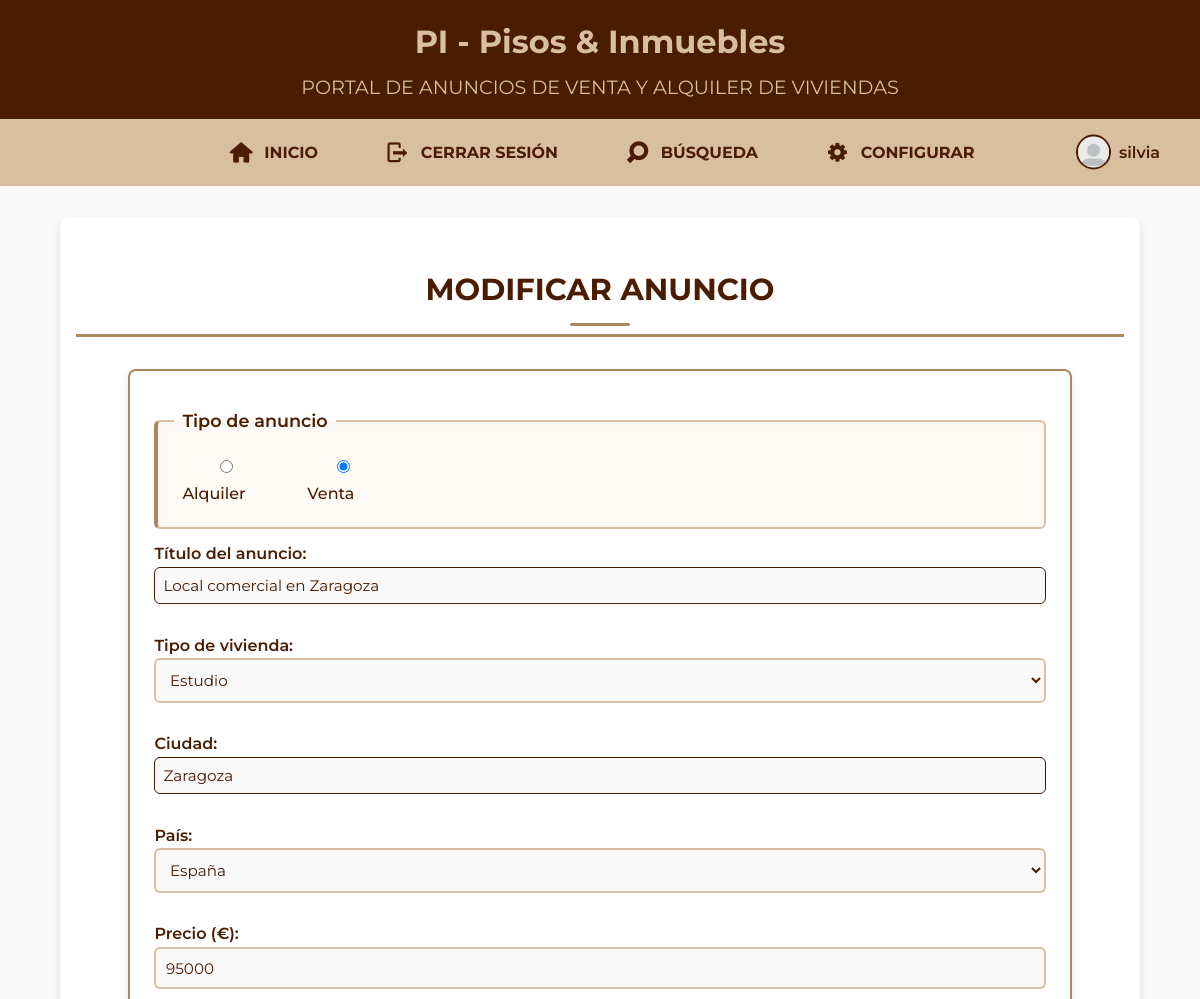
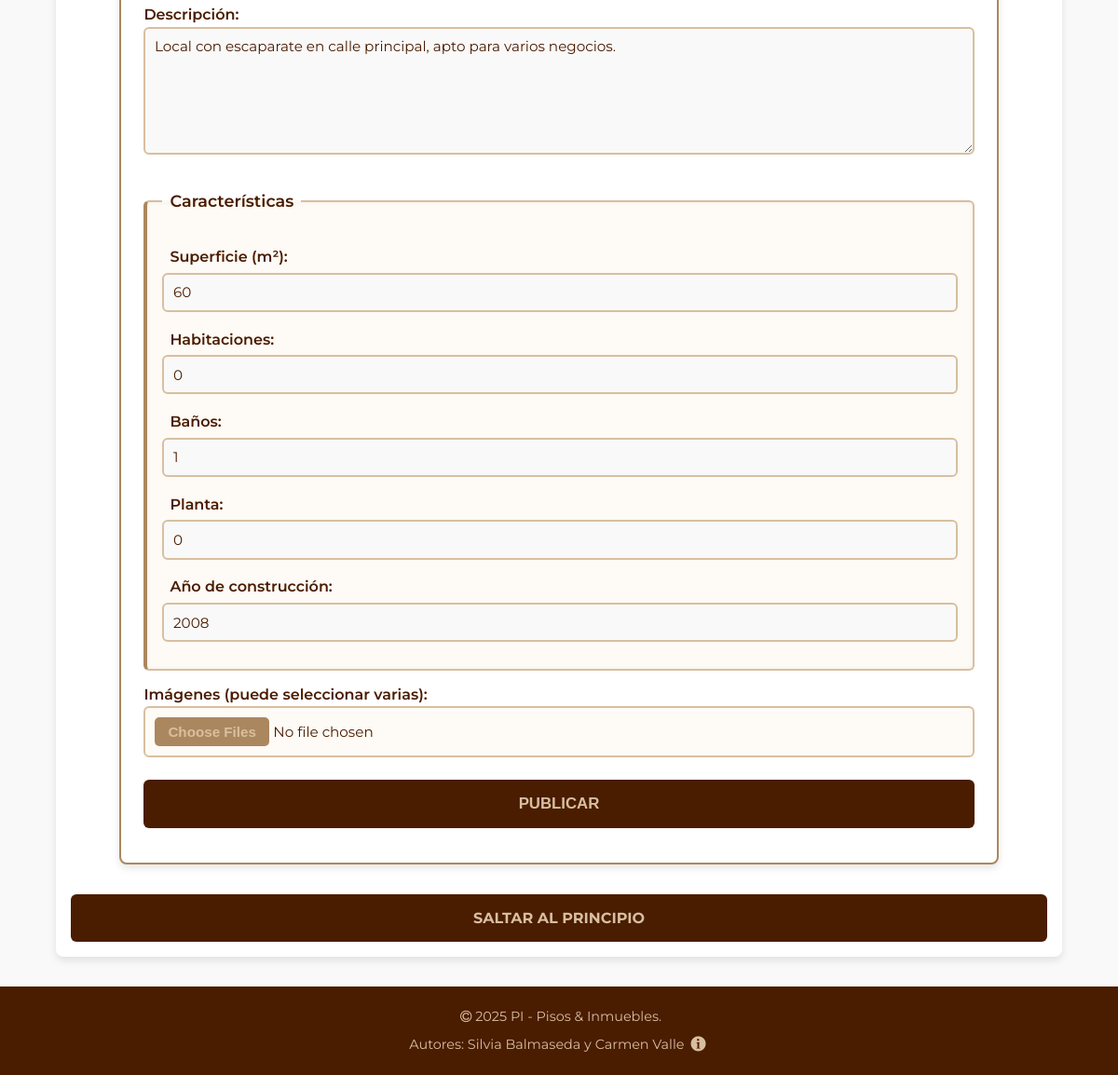
/anuncio/2006/modificar (signed in), run on the app's committed database (2 pictures, top to bottom).
### tables this page shows
CREATE TABLE `tiposanuncios` (
  `IdTAnuncio` smallint(6) NOT NULL,
  `NomTAnuncio` varchar(100) NOT NULL
);

CREATE TABLE `anuncios` (
  `IdAnuncio` int(11) NOT NULL,
  `TAnuncio` smallint(6) DEFAULT NULL,
  `TVivienda` smallint(6) DEFAULT NULL,
  `FPrincipal` varchar(200) DEFAULT NULL,
  `Alternativo` varchar(255) NOT NULL,
  `Titulo` varchar(255) DEFAULT NULL,
  `Precio` double(10,2) DEFAULT NULL,
  `Texto` text DEFAULT NULL,
  `Ciudad` varchar(100) DEFAULT NULL,
  `Pais` int(11) DEFAULT NULL,
  `Superficie` double(10,2) DEFAULT NULL,
  `NHabitaciones` int(11) DEFAULT NULL,
  `NBanyos` int(11) DEFAULT NULL,
  `Planta` int(11) DEFAULT NULL,
  `Anyo` int(11) DEFAULT NULL,
  `FRegistro` datetime DEFAULT NULL,
  `Usuario` int(11) DEFAULT NULL
);

### includes/anuncio_form.php (the view, shortened to what this page needs)
<?php
$tiposAnuncio = [];
$tiposV = [];
$paisesDb = [];
try {
    if (isset($conexion)) {
        $rs1 = $conexion->query('SELECT IdTAnuncio, NomTAnuncio FROM TiposAnuncios ORDER BY NomTAnuncio');
        $tiposAnuncio = $rs1->fetchAll(PDO::FETCH_ASSOC);
        $rs2 = $conexion->query('SELECT IdTVivienda, NomTVivienda FROM TiposViviendas ORDER BY NomTVivienda');
        $tiposV = $rs2->fetchAll(PDO::FETCH_ASSOC);
        $rs3 = $conexion->query('SELECT IdPaises AS IdPais, NomPais FROM Paises ORDER BY NomPais');
        $paisesDb = $rs3->fetchAll(PDO::FETCH_ASSOC);
    }
} catch (Exception $e) {
}
?>
<form id="formNuevoAnuncio" action="<?= htmlspecialchars($form_action, ENT_QUOTES, 'UTF-8') ?>" method="post" enctype="multipart/form-data" novalidate>
    <fieldset>
        <legend>Tipo de anuncio</legend>
        <?php foreach ($tiposAnuncio as $ta):
            $valor = $ta['IdTAnuncio'];
            $texto = htmlspecialchars($ta['NomTAnuncio']);
            $checked = (isset($valores['tipo_anuncio']) && $valores['tipo_anuncio'] == $valor) ? 'checked' : '';
        ?>
            <label><input type="radio" name="tipo_anuncio" value="<?= $valor ?>" <?= $checked ?>> <?= $texto ?></label>
        <?php endforeach; ?>
    </fieldset>
    <p>
        <label for="titulo">Título del anuncio:</label><br>
        <input type="text" id="titulo" name="titulo" required value="<?= htmlspecialchars($valores['titulo'] ?? '', ENT_QUOTES, 'UTF-8') ?>">
    </p>
    <p>
        <label for="vivienda">Tipo de vivienda:</label><br>
        <select id="vivienda" name="vivienda">
            <?php foreach ($tiposV as $t):
                $valor = $t['IdTVivienda'];
                $texto = htmlspecialchars($t['NomTVivienda']);
                $sel = (isset($valores['vivienda']) && $valores['vivienda'] == $valor) ? 'selected' : '';
            ?>
                <option value="<?= $valor ?>" <?= $sel ?>><?= $texto ?></option>
            <?php endforeach; ?>
        </select>
    </p>
    <p>
        <label for="ciudad">Ciudad:</label><br>
        <input type="text" id="ciudad" name="ciudad" value="<?= htmlspecialchars($valores['ciudad'] ?? '', ENT_QUOTES, 'UTF-8') ?>">
    </p>
    <p>
        <label for="pais">País:</label><br>
        <select id="pais" name="pais">
            <?php foreach ($paisesDb as $p):
                $valor = $p['IdPais'];
                $texto = htmlspecialchars($p['NomPais']);
                $sel = (isset($valores['pais']) && $valores['pais'] == $valor) ? 'selected' : '';
            ?>
                <option value="<?= $valor ?>" <?= $sel ?>><?= $texto ?></option>
            <?php endforeach; ?>
        </select>
    </p>
    <p>
        <label for="precio">Precio (€):</label><br>
        <input type="number" id="precio" name="precio" step="1000" min="0" value="<?= htmlspecialchars($valores['precio'] ?? '', ENT_QUOTES, 'UTF-8') ?>">
    </p>
    <p>
        <label for="descripcion">Descripción:</label><br>
        <textarea id="descripcion" name="descripcion" rows="6"><?= htmlspecialchars($valores['descripcion'] ?? '', ENT_QUOTES, 'UTF-8') ?></textarea>
    </p>
    <fieldset>
        <legend>Características</legend>
        <p>
            <label for="superficie">Superficie (m²):</label><br>
            <input type="number" id="superficie" name="superficie" min="0" value="<?= htmlspecialchars($valores['superficie'] ?? '', ENT_QUOTES, 'UTF-8') ?>">
        </p>
        <p>
            <label for="habitaciones">Habitaciones:</label><br>
            <input type="number" id="habitaciones" name="habitaciones" min="0" value="<?= htmlspecialchars($valores['habitaciones'] ?? '', ENT_QUOTES, 'UTF-8') ?>">
        </p>
        <p>
            <label for="banos">Baños:</label><br>
            <input type="number" id="banos" name="banos" min="0" value="<?= htmlspecialchars($valores['banos'] ?? '', ENT_QUOTES, 'UTF-8') ?>">
        </p>
        <p>
            <label for="planta">Planta:</label><br>
            <input type="number" id="planta" name="planta" min="0" value="<?= htmlspecialchars($valores['planta'] ?? '', ENT_QUOTES, 'UTF-8') ?>">
        </p>
        <p>
            <label for="anio">Año de construcción:</label><br>
            <input type="number" id="anio" name="anio" min="1800" max="2100" value="<?= htmlspecialchars($valores['anio'] ?? '', ENT_QUOTES, 'UTF-8') ?>">
        </p>
    </fieldset>
    <p>
        <label for="imagenes">Imágenes (puede seleccionar varias):</label><br>
        <input type="file" id="imagenes" name="imagenes[]" accept="image/*" multiple <?= empty($valores['imagenes_required']) ? '' : 'required' ?>>
    </p>
    <p>
        <button type="submit"><strong>PUBLICAR</strong></button>
    </p>
</form>

### DAW/practica/css/general.css (style rules this page uses)
:root { --color-principal: #4a1c00; --color-secundario: #d8bf9f; --color-acento: #ab875f; --color-hover: #162500; --color-fondo: #f9f9f9; --color-texto: #333; --color-field: #fefaf5; --color-blanco: #fff; --radio-borde: 6px; --sombra: 0 4px 8px rgba(0, 0, 0, 0.1); --sombra-int: inset 0 0 5px rgba(0, 0, 0, 0.05); --fuente-base: 'Montserrat', 'Segoe UI', Tahoma, Geneva, Verdana, sans-serif; --tamano-base: 16px; --linea-base: 1.6; }
* { margin: 0; padding: 0; box-sizing: border-box; }
body { font-family: var(--fuente-base); font-size: var(--tamano-base); line-height: var(--linea-base); background-color: var(--color-fondo); color: var(--color-texto); }
button, .btn { display: block; width: 100%; text-align: center; margin-top: 1.5rem; background-color: var(--color-principal); color: var(--color-secundario); padding: 0.8rem 0; border-radius: var(--radio-borde); font-weight: 600; font-size: 1rem; text-decoration: none; transition: background-color 0.3s ease, color 0.3s ease; }
input[type="text"], input[type="email"], input[type="password"], textarea, select { width: 100%; padding: 0.5rem; margin-bottom: 1rem; border: 1px solid var(--color-principal); border-radius: var(--radio-borde); }
form { width: 90%; margin: 2rem auto; padding: 1.5rem; background-color: var(--color-blanco); border: 2px solid var(--color-acento); border-radius: 8px; box-shadow: var(--sombra); }
fieldset { border: 1px solid var(--color-acento); border-radius: var(--radio-borde); padding: 1rem; background-color:var(--color-field); box-shadow: var(--sombra-int); }
fieldset legend { font-weight: bold; color: var(--color-principal); padding: 0 0.5rem; font-size: 1.1rem; }

### DAW/practica/css/nuevo_anuncio.css (style rules this page uses)
form p label, form fieldset legend { color: var(--color-principal); font-weight: 600; }
input, select, textarea { width: 100%; padding: 0.6rem; border: 2px solid var(--color-secundario); border-radius: var(--radio-borde); font-family: var(--fuente-base); font-size: 0.95rem; background-color: var(--color-fondo); color: var(--color-principal); transition: border-color 0.25s ease, background-color 0.25s ease; }
textarea { min-height: 8rem; resize: vertical; }
fieldset { margin: 0.8rem 0; padding: 1rem; border-radius: var(--radio-borde); border: 2px solid var(--color-secundario); background-color: var(--color-field); border-left: 4px solid var(--color-acento); color: var(--color-principal); font-weight: 600; }
fieldset p { margin: .4rem 0; }
input[type="file"] { display: block; width: 100%; background-color: var(--color-field); border: 2px solid var(--color-secundario); border-radius: var(--radio-borde); padding: 0.6rem; color: var(--color-principal); font-family: var(--fuente-base); }
button { display: block; width: 100%; padding: 1rem; font-size: 1.05rem; font-weight: 700; color: var(--color-secundario); background-color: var(--color-principal); border: none; border-radius: var(--radio-borde); cursor: pointer; transition: background-color 0.2s ease; }
label > input[type="radio"], label > input[type="checkbox"] { margin-right: 0.5rem; }
fieldset label { display: inline-block; margin-right: 1rem; font-weight: 500; cursor: pointer; padding: 0.25rem 0.5rem; border-radius: 0.35rem; background: transparent; }
input[type="radio"] { margin-right: 0.4rem; cursor: pointer; }
form p { margin: 0.8rem 0; }

### DAW/practica/css/print-index.css (style rules this page uses)
* { box-shadow: none !important; text-shadow: none !important; }
body { font-family: Georgia, 'Times New Roman', serif; font-size: 12pt; line-height: 1.5; background-color: white; color: black; }
p { margin-bottom: 8pt; orphans: 3; widows: 3; }
button, input[type="submit"], input[type="button"] { display: none !important; }
input[type="text"], input[type="email"], input[type="tel"], input[type="number"], input[type="date"], textarea, select { border: none !important; border-bottom: 1pt dotted #ab875f !important; padding: 2pt 5pt !important; background: white !important; color: black !important; }
fieldset { border: 1pt solid #ab875f; background-color: #fefaf5 !important; padding: 10pt; margin-bottom: 15pt; page-break-inside: avoid; }
fieldset legend { font-weight: bold; color: #4a1c00 !important; padding: 0 5pt; background-color: white !important; }
ul, ol, img, table, article, fieldset { page-break-inside: avoid; }
body::after { content: "Documento impreso el " attr(data-fecha); display: block; text-align: center; font-size: 9pt; font-style: italic; color: #666 !important; margin-top: 20pt; page-break-before: avoid; }

### data on the page
tiposanuncios: NomTAnuncio "Alquiler"
tiposanuncios: NomTAnuncio "Venta"
anuncios: titulo "Local comercial en Zaragoza", ciudad "Zaragoza", precio "95000", descripcion "Local con escaparate en calle principal, apto para varios negocios.", superficie "60", planta "0", anio "2008"

### other printed values
$_SESSION['usuario'] "silvia"
form field vivienda "Estudio"
form field pais "España"
